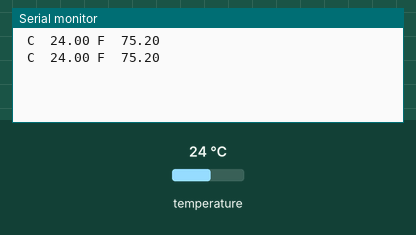
Recording of a sketch running on a simulated Arduino Uno, built with avr-gcc and run on an emulated ATmega328P. On the bench: the last lines printed to the serial monitor. Inputs (shaded band) come from the test bench; at power-on: temperature 24 °C.

Above: at 3.3 s.
3.4 s: temperature set to 12 °C
At 5.3 s:
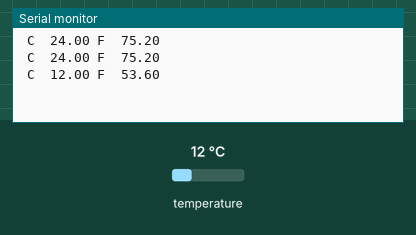
5.9 s: temperature set to 19 °C
At 6.6 s:
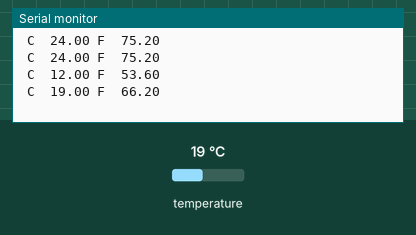
Timing chart, 0 to 8.9 s (numbered marks = the images above; inputs shaded):
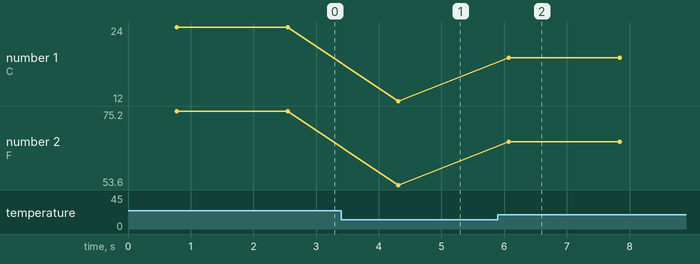

The sketch:

temperature_DS18B20v2.ino
```cpp
#include <OneWire.h>
#include <DallasTemperature.h>

#define ONE_WIRE_BUS 3

OneWire oneWire(ONE_WIRE_BUS);

DallasTemperature sensors(&oneWire);

float Celcius=0;
float Fahrenheit=0;

void setup(void)
{

  Serial.begin(9600);
  sensors.begin();
}

void loop(void)
{
  sensors.requestTemperatures();
  Celcius=sensors.getTempCByIndex(0);
  Fahrenheit=sensors.toFahrenheit(Celcius);
  Serial.print(" C  ");
  Serial.print(Celcius);
  Serial.print(" F  ");
  Serial.println(Fahrenheit);
  delay(1000);
}
```

Measured:
- after the input at 3.4 s, the serial monitor: prints a new line after 0.91 s (image 1)
- after the input at 5.9 s, the serial monitor: prints a new line after 0.17 s (image 2)
- plotted number 1: 24 → 12 after the input at 3.4 s, 12 → 19 after the input at 5.9 s
- plotted number 2: 75.2 → 53.6 after the input at 3.4 s, 53.6 → 66.2 after the input at 5.9 s
